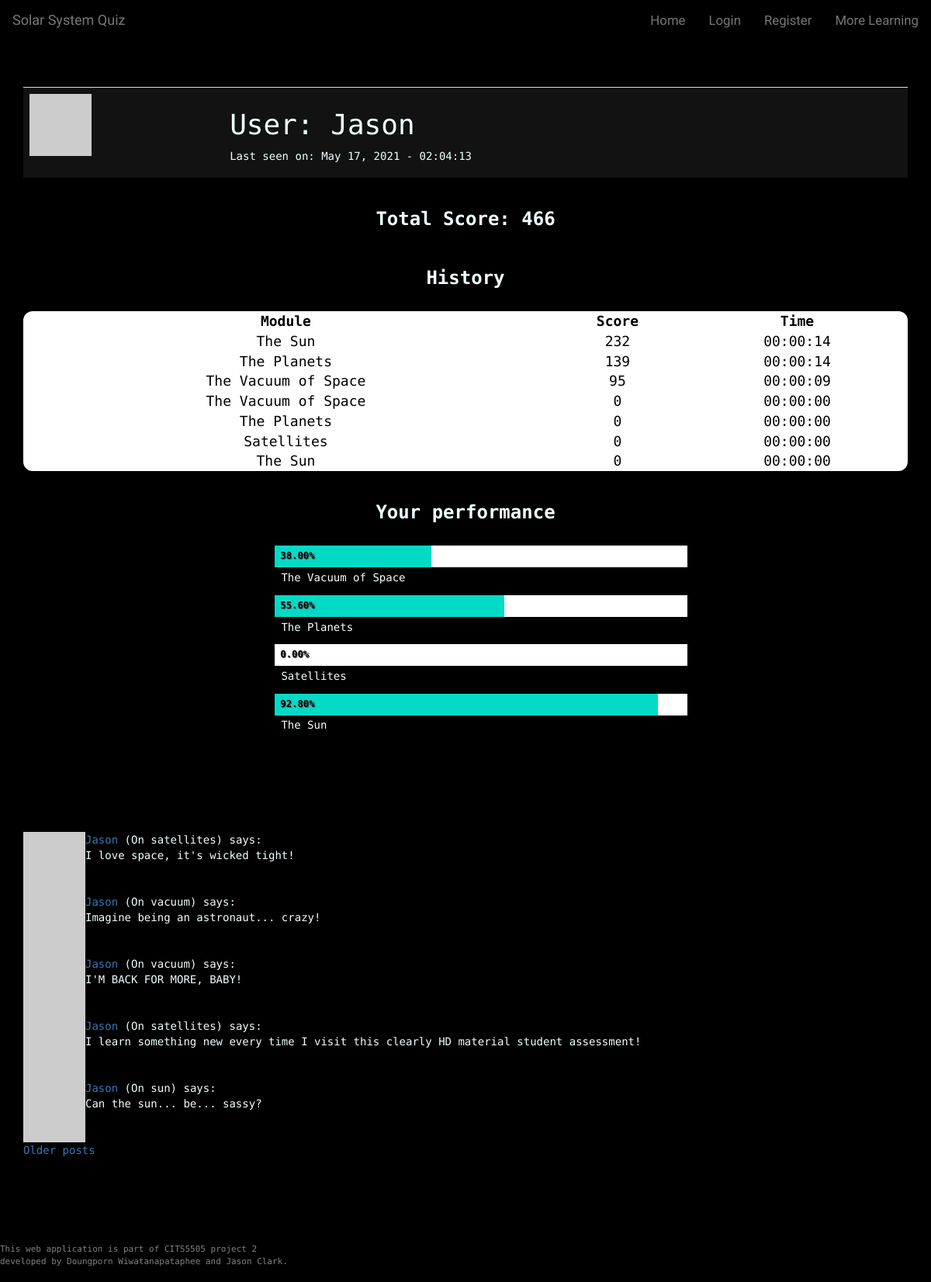
Before: /user/Jason with the older database file.
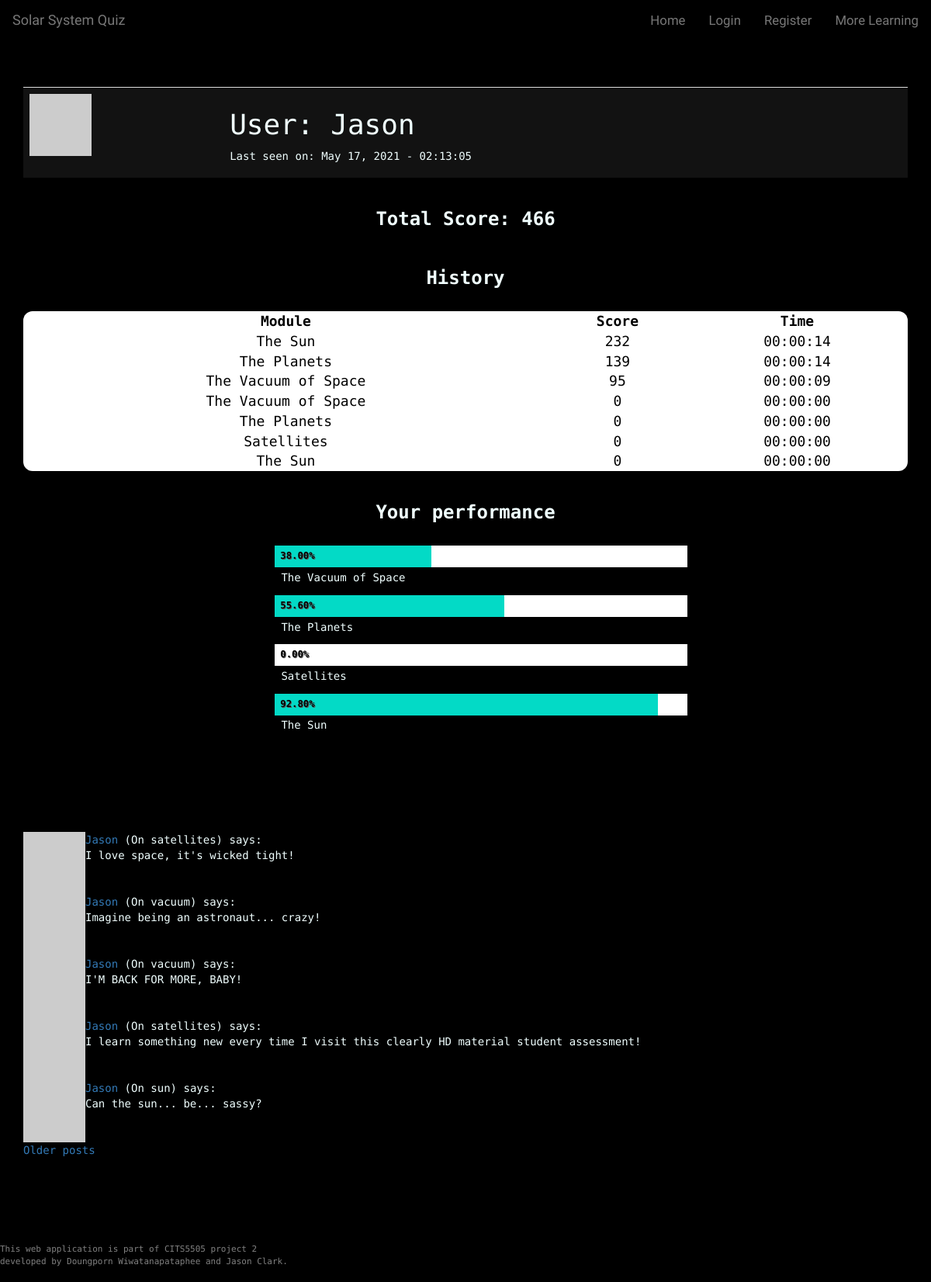
After: the same page with the newer database file.
### app/models.py (models this page shows, shortened)
class User(UserMixin, db.Model):
    __tablename__ = 'user_table'
    id = db.Column(db.Integer, primary_key=True)
    username = db.Column(db.String(64), index=True, unique=True)
    user_type = db.Column(db.String(64))
    email = db.Column(db.String(120), index=True, unique=True)
    password_hash = db.Column(db.String(128))
    posts = db.relationship('Post', backref='author', lazy='dynamic')
    about_me = db.Column(db.String(140))
    last_seen = db.Column(db.DateTime, default=datetime.utcnow)
    score_child = db.relationship("Score", backref = 'user_parent')
    quiz_unlocked = db.Column(db.Integer, default=0)
    def avatar(self, size):
      digest = md5(self.email.lower().encode('utf-8')).hexdigest()
      return 'https://www.gravatar.com/avatar/{}?d=identicon&s={}'.format(digest, size)

class Score(db.Model):
    __tablename__ = 'score'
    id = db.Column(db.Integer, primary_key = True)
    user_id = db.Column(db.Integer, db.ForeignKey('user_table.id'))
    questionset_id = db.Column(db.Integer, db.ForeignKey('questionset.id'))
    score = db.Column(db.Integer, default=0)
    time_taken = db.Column(db.Time, default=0)

class QuestionSet(db.Model):
    __tablename__ = 'questionset'
    id = db.Column(db.Integer, primary_key = True)
    name = db.Column(db.String(64))
    module = db.Column(db.String(64))
    number_of_questions = db.Column(db.Integer)
    child = db.relationship("CurrentQuestion")
    score_child = db.relationship('Score', backref= 'questionset_parent')

class Post(db.Model):
    id = db.Column(db.Integer, primary_key=True)
    user_id = db.Column(db.Integer, db.ForeignKey('user_table.id')) #user.id
    body = db.Column(db.String(140))
    timestamp = db.Column(db.DateTime, index=True, default=datetime.utcnow)
    page = db.Column(db.String)
    upvotes = db.Column(db.Integer, default=0)
    downvotes = db.Column(db.Integer, default=0)

### app/routes.py (the view)
@app.route('/user/<username>', methods = ['GET','POST'])
def user_profile(username):
    user = User.query.filter_by(username=username).first_or_404()
    page = request.args.get('page', 1, type=int)
    posts = user.posts.paginate(
      page, 5, False)
    next_url = url_for('user_profile', username=username, page=posts.next_num) \
      if posts.has_next else None
    prev_url = url_for('user_profile', username=username, page=posts.prev_num) \
      if posts.has_prev else None
    score_dict = [] # initialise module score dictionary
    total = 0       # initialise total score as zero
    vacuum_top = Score.query.filter_by(user_id=user.id, questionset_id=2).order_by(Score.score.desc())[0]
    planet_top = Score.query.filter_by(user_id=user.id, questionset_id=3).order_by(Score.score.desc())[0]
    satellite_top = Score.query.filter_by(user_id=user.id, questionset_id=4).order_by(Score.score.desc())[0]
    sun_top = Score.query.filter_by(user_id=user.id, questionset_id=5).order_by(Score.score.desc())[0]
    user_scores = Score.query.filter_by(user_id=user.id).all()
    for score in user_scores:
        score_dict.append({'module': score.questionset_id}) # append scores for each learning module
        total += score.score    # add total score
    scoreSorted = Score.query.filter_by(user_id=user.id).order_by(Score.score.desc()).all()
    return render_template('user_profile.html', user=user, score=total, posts=posts.items,
    scoreSorted = scoreSorted, next_url=next_url, prev_url=prev_url, vacuum_top=vacuum_top, planet_top=planet_top,
    satellite_top=satellite_top, sun_top=sun_top)

### app/routes.py (called while the page is built)
@app.before_request
def before_request():
    from_zone = tz.tzutc()
    to_zone = tz.tzlocal()
    utc = datetime.utcnow()
    utc = utc.replace(tzinfo=from_zone)
    central = utc.astimezone(to_zone)   # convert to local timezone
    if current_user.is_authenticated:
        current_user.last_seen = central
        db.session.commit()

### app/templates/user_profile.html (shortened to what this page needs)
{% extends 'base.html' %}
{% block body %}
<div class="container">
<table class="table user-table">
    <tr>
        <td><img src="{{ user.avatar(128) }}"></td>
        <td>
            <h1 id="user_heading">User: {{ user.username }}</h1>
            {% if user.last_seen %}<p>Last seen on: {{ user.last_seen.strftime('%B %d, %Y - %H:%M:%S') }}</p>{% endif %}
        </td>
    </tr>
</table>
</div>
<div class="container">
    <h2 class="history-bar">Total Score: {{ score }}</h2>
    <h2 class="history-bar">History</h2>
    <table class="result-table">
        <thead>
            <tr>
                <th>Module</th>
                <th>Score</th>
                <th>Time</th>
            </tr>
        </thead>
        <tbody>
        {% for score in scoreSorted %}
        {%  if loop.index <= 10  %}
            <tr>
                <td>{{ score.questionset_parent.name }}</td>
                <td>{{ score.score }}</td>
                <td>{{ score.time_taken }}</td>
            </tr>
        {% endif %}
        {% endfor %}
        </tbody>
    </table>
    <br>
</div>
<div class="container chart-container">
    <h2 class="history-bar">Your performance</h2>
    <ul class="horizontal-bar-chart">
      <li>
        <span class="index" style="width: calc( {{ vacuum_top.score }}/250 * 100%)">{{'%0.2f'| format(vacuum_top.score / 250 * 100 | float) }}%</span>
      </li>
        <p>{{ vacuum_top.questionset_parent.name }}</p>
      <li>
        <span class="index" style="width: calc( {{ planet_top.score }}/250 * 100%)">{{'%0.2f'| format(planet_top.score / 250 * 100 | float)}}%</span>
      </li>
      <p>{{ planet_top.questionset_parent.name }}</p>
      <li>
        <span class="index" style="width: calc( {{ satellite_top.score }}/250 * 100%)">{{'%0.2f'| format(satellite_top.score / 250 * 100 | float) }}%</span>
      </li>
      <p>{{ satellite_top.questionset_parent.name }}</p>
      <li>
        <span class="index" style="width: calc( {{ sun_top.score }}/250 * 100%)">{{'%0.2f'| format(sun_top.score /250 * 100 | float) }}%</span>
      </li>
      <p>{{ sun_top.questionset_parent.name }}</p>
    </ul>
</div>
<hr class="divider" />
<div class="container">
  {% for post in posts %}
  {% include '_post.html'%}
  {% endfor %}
  {% if next_url %}
  <a href="{{ next_url }}">Older posts</a>
  {% endif %}
</div>
{% endblock %}

### app/templates/base.html (shortened to what this page needs)
<!DOCTYPE html>
<html lang="en">
<head>
    <link rel="stylesheet" href="https://maxcdn.bootstrapcdn.com/bootstrap/3.4.1/css/bootstrap.min.css">
    <link rel="stylesheet" type="text/css" href="{{ url_for('static', filename='css/theme.css') }}">
    <link rel="stylesheet" href="https://cdnjs.cloudflare.com/ajax/libs/font-awesome/4.7.0/css/font-awesome.min.css">
</head>
<body>
    {% block navbar %}
    <nav class="navbar navbar-default">
            <div class="navbar-header">
                <a class="navbar-brand" href="{{ url_for('home') }}">Solar System Quiz</a>
            </div>
            <div class="collapse navbar-collapse" id="bs-example-navbar-collapse-1">
                <ul class="nav navbar-nav navbar-right">
                    {% if current_user.is_authenticated %}
                    <li><a id="nav_home" href="{{ url_for('home') }}">Home</a></li>
                    <li><a id="nav_profile" href="{{ url_for('user_profile', username=current_user.username) }}">{{ current_user.username }} Profile</a></li>
                    <li><a id="nav_learning" href="{{ url_for('more_learning') }}">More Learning</a></li>
                    <li><a id="nav_logout" href="{{ url_for('logout') }}">Sign Out</a></li>
                    {% else %}
                    <li><a id="nav_home" href="{{ url_for('home') }}">Home</a></li>
                    <li><a id="nav_login" href="{{ url_for('login') }}">Login</a></li>
                    <li><a id="nav_register" href="{{ url_for('register') }}">Register</a></li>
                    <li><a id="nav_learning" href="{{ url_for('more_learning') }}">More Learning</a></li>
                    {% endif %}
                </ul>
            </div>
    </nav>
    {% endblock %}
    <div class="points-container">
    </div>
    {% block body %}{% endblock %}
    <footer>
        <p>This web application is part of CITS5505 project 2 <br>
           developed by Doungporn Wiwatanapataphee and Jason Clark.</p>
    </footer>
</body>
</html>

### app/templates/_post.html (shortened to what this page needs)
<table>
  <tr valign="top">
    <td><img src="{{ post.author.avatar(36) }}"></td>
    <td>
      <a href="{{ url_for('user_profile', username=post.author.username) }}">
        {{ post.author.username }}
      </a>
      (On {{ post.page }}) says:<br>{{ post.body }}
    </td>
  </tr>
</table>

### app/static/css/theme.css (style rules this page uses)
* { box-sizing: border-box; }
body { font-family: 'Space Mono', monospace; background-color: black; color: azure; padding-bottom: 60px; margin-bottom: 100px; }
html { scroll-behavior: smooth; }
.navbar { font-family: 'Audiowide', cursive; background-color: black; border-color: black; top: 0; }
.nav a { font-size: 1.2em !important; }
.points-container { padding: 20px; display: flex; margin: 0 auto; text-align: center; }
.result-table { width: 100%; font-size: 18px; padding: 20px; border-collapse: collapse; border-spacing: 10px; text-align: center; background-color: #ffffff; color: black; border-radius: 12px; }
.result-table th { text-align: center; }
.user-table { background-color: #121212; }
.history-bar { padding: 20px; text-align: center; font-weight: bold; font-size: 24px; margin-top: 0; }
.chart-container { margin: 0 auto; max-width: 600px; min-width: 320px; padding: 0 1em; }
.horizontal-bar-chart { float: left; width: 100%; }
.horizontal-bar-chart li { position: relative; display: block; height: 2em; margin-bottom: .2em; background: #ffffff; }
.horizontal-bar-chart p { display: block; _zoom: 1; margin: 0 0 .9em 0; text-indent: .6em; }
.horizontal-bar-chart .index { display: block; position: absolute; top: 0; left: 0; height: 100%; text-indent: .6em; font-size: 0.875em; font-weight: bold; color: black; background: #03dac6; line-height: 2.2em; text-shadow: 1px 1px 0px #595959; }
hr.divider { border: 0; height: 5px; margin-top: 50px; margin-bottom: 50px; margin-left: 2rem; width: 100%; }
footer { position: fixed; font-size: 11px; background: black; color:grey; bottom: 0; left: 0; height: 50px; width: 100%; }

Changed rows visible on the page:
changed User "Jason": last_seen "May 17, 2021 - 02:04:13" → "May 17, 2021 - 02:13:05"
